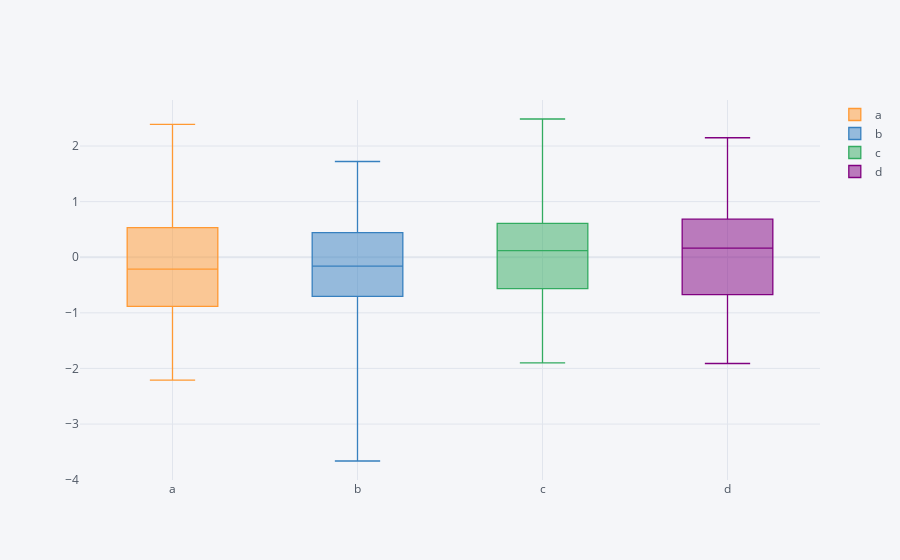

Notebook cell for this chart:
### Code cell
# diagramas de caja
dataframe.iplot(kind='box')
